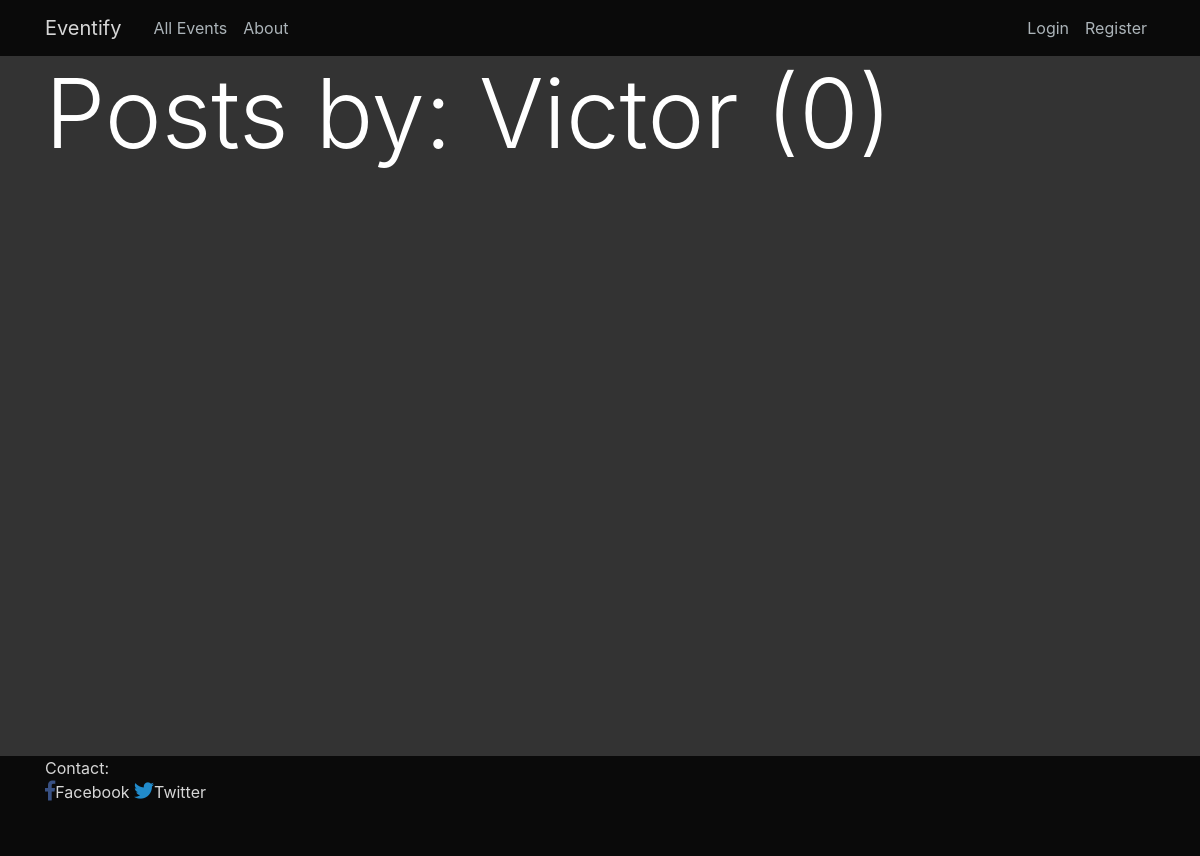
The app's page /user/Victor, older data.
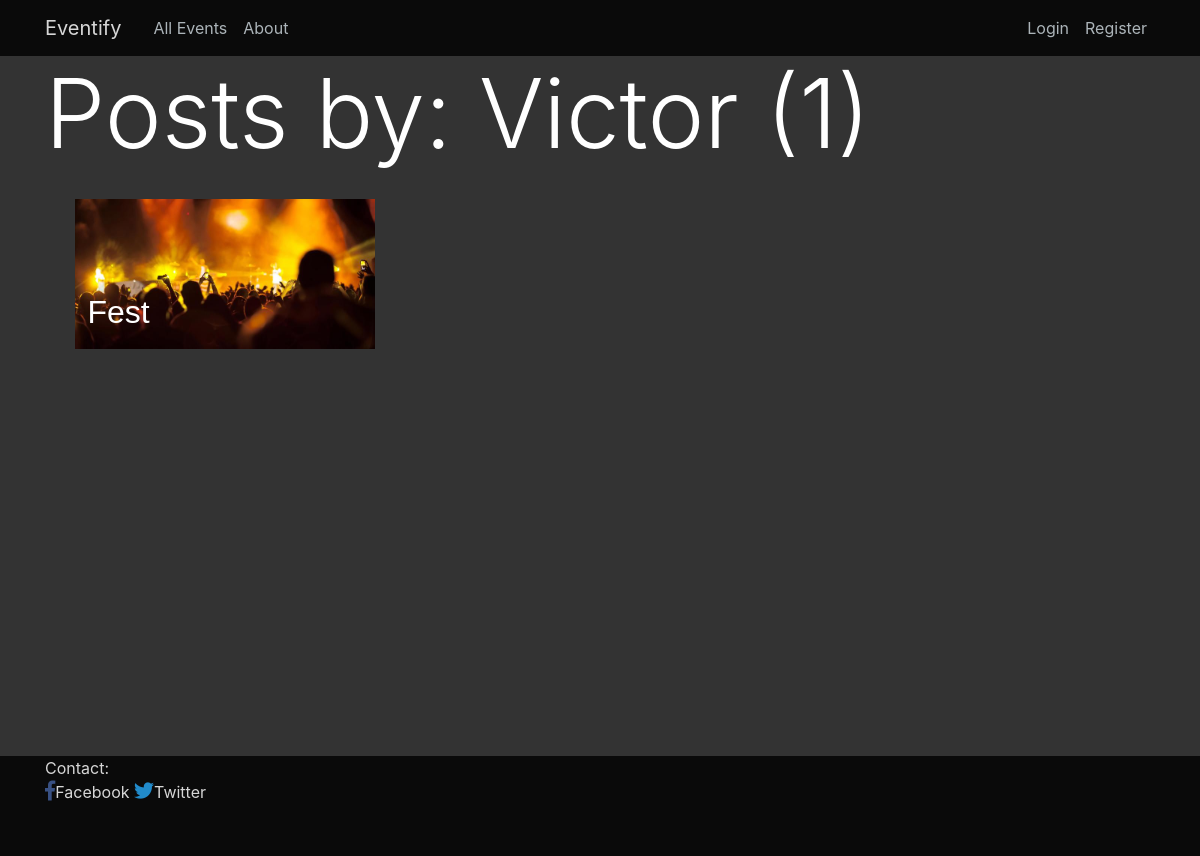
The same page, newer data.
### event/models.py (models this page shows, shortened)
class Post(models.Model):
    title = models.CharField(max_length=100)
    date_posted = models.DateTimeField(default=timezone.now)
    author = models.ForeignKey(User, on_delete=models.CASCADE, null=True)
    co_authors = models.ManyToManyField(User, related_name='co_authors')
    attendees = models.ManyToManyField(User, related_name='attendees')
    waiting_list = models.ManyToManyField(User, related_name='waiting_list')
    start_date = models.DateTimeField(null=True, blank=True)
    end_date = models.DateTimeField(null=True, blank=True)
    attendance_limit = models.IntegerField(null=True, default=10000, blank=True)
    waiting_list_limit = models.IntegerField(null=True, default=0, blank=True)
    location = models.CharField(max_length=100, null=True)
    content = models.TextField()
    image = models.ImageField(default="default_event.jpg", upload_to="event_images", blank=True)
    is_private = models.BooleanField(default=False)
    invited = models.ManyToManyField(User, related_name="invited")
    class Meta:
       ordering = ['start_date']

### event/views.py (the view)
# urls.py: path('user/<str:username>', UserListView.as_view(), name='user-posts'),
class UserListView(ListView):  #Denne gjør at events vises på home i rekkefølge fra nyeste til eldste
    model = Post
    template_name = 'event/user_posts.html' #<app>/<model>_<viewtype>.html
    context_object_name = 'events'
    def get_queryset(self):
        user = get_object_or_404(User, username=self.kwargs.get('username'))
        return Post.objects.filter(author=user).order_by('-date_posted')
    paginate_by = 5

### event/templates/event/user_posts.html (shortened to what this page needs)
{% extends "event/search.html" %}
{% block content %}
<h1 class="display-1" style="color: white;">Posts by: {{view.kwargs.username}} ({{page_obj.paginator.count}})  </h1>
{% for event in events %}
<article class="media content-section-event">
    <div class="media-body-home">
        <a href="{% url 'event-detail' event.id %}"> <img src="{{ event.image.url }}" alt="" width="300px" height="150px" ></a>
        <div class="overlay-text-event">
            <h2><a class="article-title" href="{% url 'event-detail' event.id %}" style="color:white;">{{ event.title }}</a></h2>
        </div>
    </div>
</article>
{% endfor %}
{% endblock %}

Row changes from the older to the newer data that the page shows:
added Post: image (placeholder picture), title "Fest"
Text that changed along with them:
{{ page_obj.paginator.count }}: "0" → "1"
